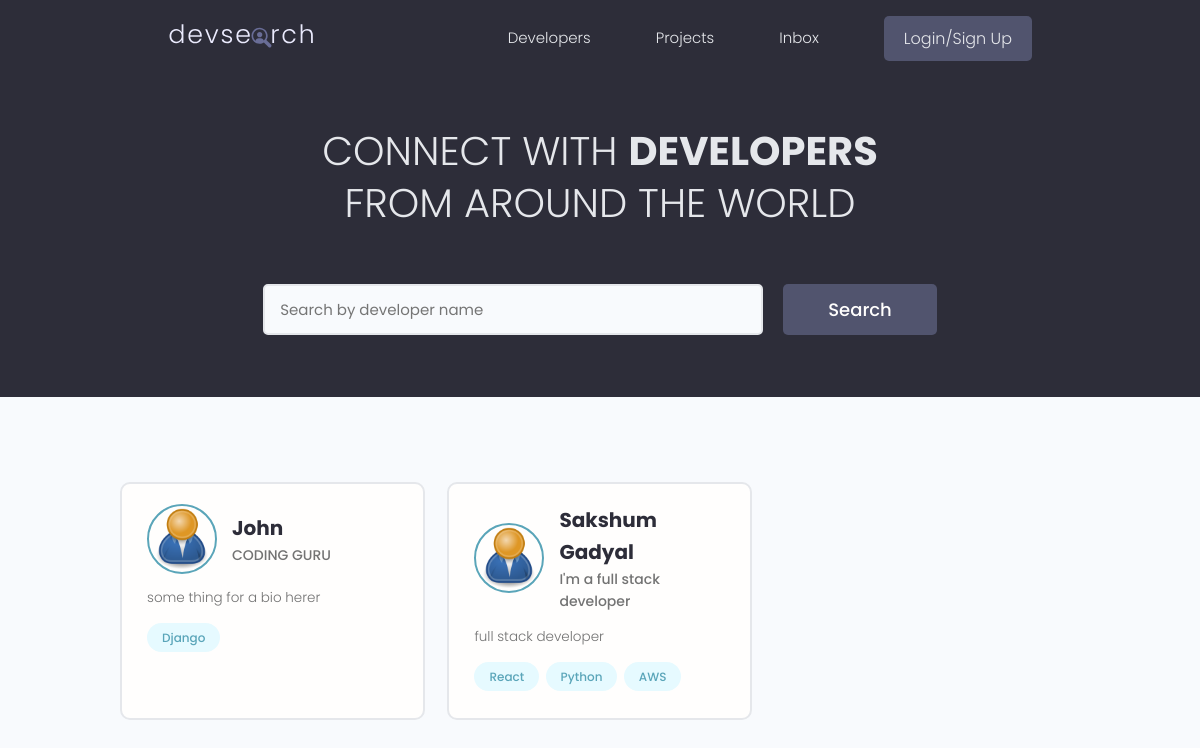
The page / on the database its author committed.
### users/models.py (models this page shows, shortened)
class Profile(models.Model):
    user = models.OneToOneField(User, on_delete=models.CASCADE, null=True,blank=True)
    name = models.CharField(max_length=200, blank=True, null=True)
    email = models.EmailField(max_length=500, blank=True, null=True)
    username = models.CharField(max_length=200, blank=True, null=True)
    location = models.CharField(max_length=200, blank=True, null=True)
    short_intro = models.CharField(max_length=200, blank=True, null=True)
    bio = models.TextField(blank=True, null=True)
    profile_image = models.ImageField(null=True, blank=True,
        upload_to='profiles/',default="profiles/user-default.png")
    social_github = models.CharField(max_length=200, blank=True, null=True)
    social_twitter = models.CharField(max_length=200, blank=True, null=True)
    social_linkedin = models.CharField(max_length=200, blank=True, null=True)
    social_youtube = models.CharField(max_length=200, blank=True, null=True)
    social_website = models.CharField(max_length=200, blank=True, null=True)
    created = models.DateTimeField(auto_now_add=True)
    id = models.UUIDField(default=uuid.uuid4, unique=True,
                            primary_key=True, editable=False)

class Skill(models.Model):
    owner = models.ForeignKey(
        Profile, on_delete=models.CASCADE, null=True, blank=True,)
    name = models.CharField(max_length=200, blank=True, null=True)
    description = models.TextField(null=True, blank=True)
    created = models.DateTimeField(auto_now_add=True)
    id = models.UUIDField(default=uuid.uuid4, unique=True,
                    primary_key=True, editable=False)
    def __str__(self):
        return str(self.name)

### users/views.py (the view)
# urls.py: path('', profiles, name="profiles"),
def profiles(request):
    profiles, search_query = searchProfiles(request)
    context = {'profiles': profiles, 'search_query': search_query}
    return render(request, 'users/profiles.html', context)

### users/utils.py (called while the page is built)
def searchProfiles(request):
     search_query = ''
     if request.GET.get('search_query'):
        search_query = request.GET.get('search_query')
     skills = Skill.objects.filter(name__icontains=search_query)
     profiles = Profile.objects.distinct().filter(Q(name__icontains=search_query) | Q(short_intro__icontains=search_query)
        | Q(skill__in=skills))
     return profiles, search_query

### users/templates/users/profiles.html (shortened to what this page needs)
{% extends 'main.html'%}
{% block content %}
  <main class="home">
    <section class="hero-section text-center">
      <div class="container container--narrow">
        <div class="hero-section__box">
          <h2>CONNECT WITH <span>DEVELOPERS</span></h2>
          <h2>FROM AROUND THE WORLD</h2>
        </div>
        <div class="hero-section__search">
          <form class="form" action="{% url 'profiles' %}" method="get">
            <div class="form__field">
              <input class="input input--text" id="formInput#search" type="text" name="search_query"
                value="{{search_query}}"placeholder="Search by developer name" />
            </div>
            <input class="btn btn--sub btn--lg" type="submit" value="Search" />
          </form>
        </div>
      </div>
    </section>
    <section class="devlist">
      <div class="container">
        <div class="grid grid--three">
            {% for profile in profiles %}
            <div class="column card">
            <div class="dev">
              <a href="{% url 'user-profile' profile.id %}" class="card__body">
                <div class="dev__profile">
                  <img class="avatar avatar--md" src="{{profile.profile_image.url}}" alt="image" />
                  <div class="dev__meta">
                    <h3>{{profile.name}}</h3>
                    <h5>{{profile.short_intro|slice:"60"}}</h5>
                  </div>
                </div>
                <p class="dev__info">{{profile.bio|slice:"150"}}
                </p>
                <div class="dev__skills">
                  {% for skill in profile.skill_set.all|slice:"5" %}
                    <span class="tag tag--pill tag--main">
                    <small>{{skill}}</small>
                  </span>
                  {% endfor %}
                </div>
              </a>
            </div>
          </div>
        {% endfor %}
        </div>
      </div>
    </section>
  </main>
{% endblock content %}

### static/styles/app.css (style rules this page uses)
:root { --color-sub: #2d2d39; }
.btn--sub { background-color: var(--color-sub-light); }
.card { border: 2px solid var(--color-light); }
img { width: 100%; }
.hero-section { height: 40vh; display: flex; align-items: center; background-color: var(--color-sub); }
.hero-section__box { margin-bottom: 4rem; }
.hero-section__box > h2, .hero-section__box > h2 > span { font-size: 4rem; color: var(--color-light); line-height: 1.3; text-transform: uppercase; }
.hero-section__box > h2 { font-weight: 300; }
.hero-section__box > h2 > span { font-weight: 700; }
.hero-section__search > .form { display: flex; align-items: center; justify-content: center; gap: 2rem; }
.hero-section__search > .form input.input--text { width: 50rem; }
.devlist { margin-top: 8rem; }
.devlist .grid { align-items: stretch; }
.devlist .dev .dev__profile { display: flex; align-items: center; gap: 1.5rem; }
.devlist .dev .dev__meta h3 { color: var(--color-sub); font-size: 2rem; font-weight: 700; }
.devlist .dev .dev__meta h5 { color: var(--color-text); font-size: 1.4rem; font-weight: 500; }
.devlist .dev .dev__info { margin: 1.5rem 0; font-size: 1.35rem; line-height: 1.4; text-align: justify; }

### static/uikit/styles/modules/_variables.css (style rules this page uses)
:root { --color-main: #5aa5b9; --color-main-light: #e6faff; --color-sub: #3f4156; --color-sub-light: #51546e; --color-sub-lighter: #ededfd; --color-text: #737373; --color-gray: #8b8b8b; --color-light: #e5e7eb; --color-light-gray: #767676; --color-bg: #f8fafd; --color-white: #fffefd; --color-white-light: #f3f3f3; --color-success: #359e64; --color-success-bg: #def8e8; --color-error: #fc4b0b; --color-error-bg: #fff2ee; --font-base: 'Poppins', arial, helvetica, 'Segoe UI', roboto, ubuntu, sans-serif; --font-monospace: 'Fira Code', 'Courier New', courier, monospace; --font-regular: 300; --font-medium: 500; --font-bold: 700; --generic-shadow: 1px 1px 5px #00000010; --generic-transition: all 0.3s ease-in-out; }

### static/uikit/styles/modules/_base.css (style rules this page uses)
* { margin: 0; padding: 0; box-sizing: border-box; text-rendering: optimizeLegibility; color: inherit; font-size: inherit; }
html { font-size: 50%; }
@media only screen and (min-width: 480px) { html { font-size: 56.25%; } }
@media only screen and (min-width: 1200px) { html { font-size: 62.5%; } }
body { line-height: 1.6; font-weight: 400; font-size: 1.5rem; color: var(--color-text); background-color: var(--color-bg); min-height: 100vh; }

### static/uikit/styles/modules/_typography.css (style rules this page uses)
* { font-family: var(--font-base); }
h2 { font-size: 3.6rem; font-weight: var(--font-bold); }
h3 { font-size: 3.2rem; font-weight: var(--font-medium); }
h5 { font-size: 2.4rem; font-weight: var(--font-medium); }
h5, h6 { font-weight: var(--font-regular); }
p, span, strong { font-size: 1.6rem; color: var(--color-text); font-weight: var(--font-regular); }
a { padding-bottom: 2px; text-decoration: none; display: inline-block; color: var(--color-main); font-weight: var(--font-medium); }

### static/uikit/styles/modules/_utilities.css (style rules this page uses)
.container { width: 92%; max-width: 165rem; margin: 0 auto; box-sizing: border-box; }
.container--narrow { width: 92%; max-width: 120rem; }
@media screen and (min-width: 1000px) { .container { width: 90%; } }
@media screen and (min-width: 1000px) { .container--narrow { width: 85%; } }
@media screen and (min-width: 1200px) { .container { width: 80%; } }
@media screen and (min-width: 1200px) { .container--narrow { width: 72%; } }
.text-center { text-align: center; }

### static/uikit/styles/modules/_avatar.css (style rules this page uses)
.avatar { border-radius: 50%; border: 2px solid var(--color-main); object-fit: cover; }
.avatar--md { height: 7rem; width: 7rem; }

### static/uikit/styles/modules/_button.css (style rules this page uses)
.btn { display: inline-block; position: relative; cursor: pointer; background-color: var(--color-light); font-weight: var(--font-medium); color: var(--color-sub); text-decoration: none; padding: 1rem 2rem; border-radius: 0.5rem; border: none; width: -webkit-fit-content; width: -moz-fit-content; width: fit-content; height: -webkit-fit-content; height: -moz-fit-content; height: fit-content; font-size: 1.6rem; outline-width: 0; outline-color: transparent; -webkit-backface-visibility: hidden; backface-visibility: hidden; transition: all 0.3s ease-in-out; }
.btn--sub { background-color: var(--color-sub); color: var(--color-white); }
.btn--lg { font-size: 1.8rem; padding: 1.2rem 4.5rem; }

### static/uikit/styles/modules/_card.css (style rules this page uses)
.card { border-radius: 1rem; background-color: var(--color-white); border: 1.5px solid var(--color-light); width: auto; height: auto; margin-top: 0.5rem; margin-bottom: 0.5rem; overflow: hidden; }
.card__body, .card__header { padding: 2rem 2.5rem; }

### rows shown on the page
Profile: profile_image (placeholder picture), name "John", short_intro "CODING GURU", bio "some thing for a bio herer"
Skill: name "Django"
Profile: profile_image (placeholder picture), name "Sakshum Gadyal", short_intro "I'm a full stack developer", bio "full stack developer"
Skill: name "React"
Skill: name "Python"
Skill: name "AWS"
